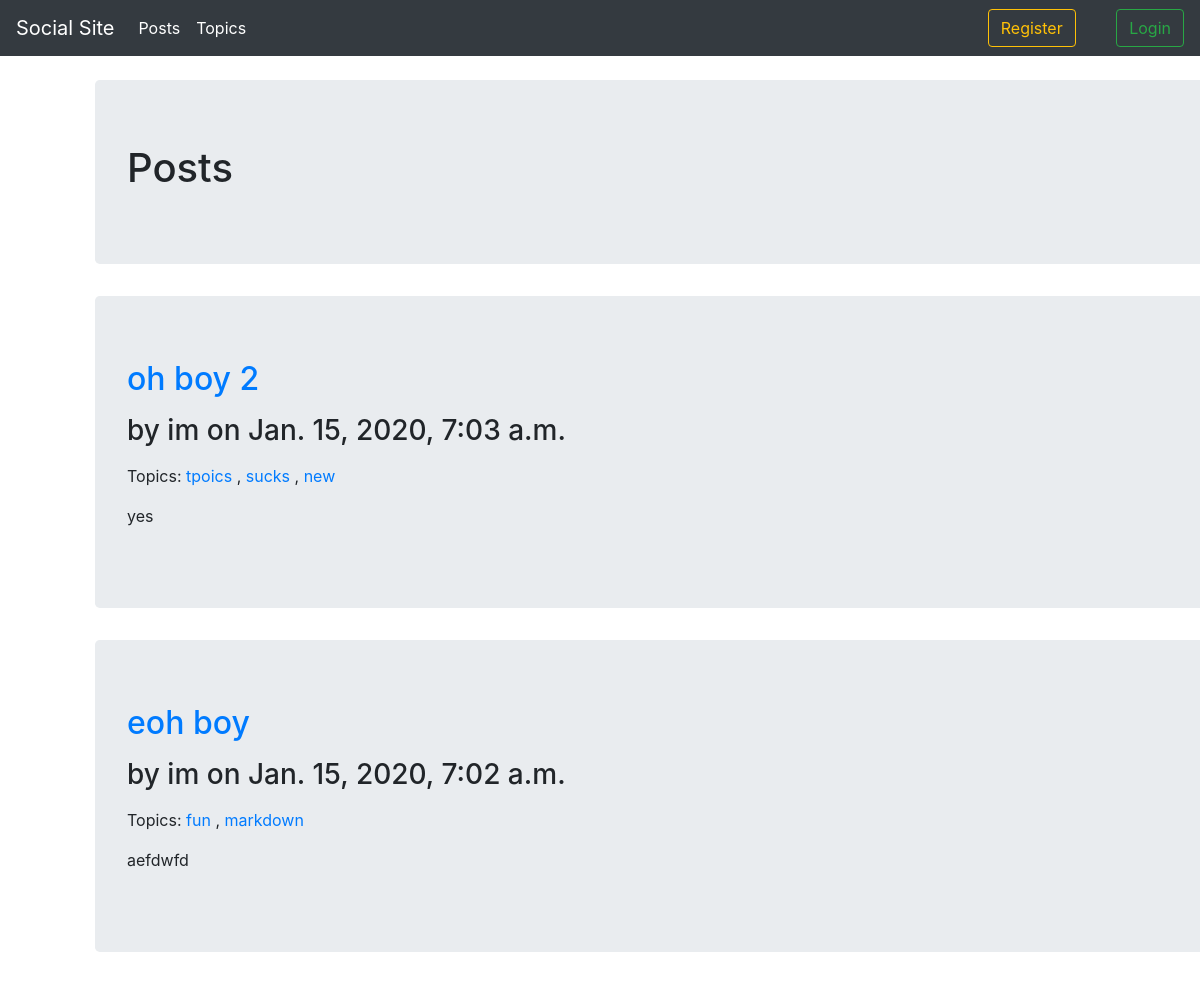
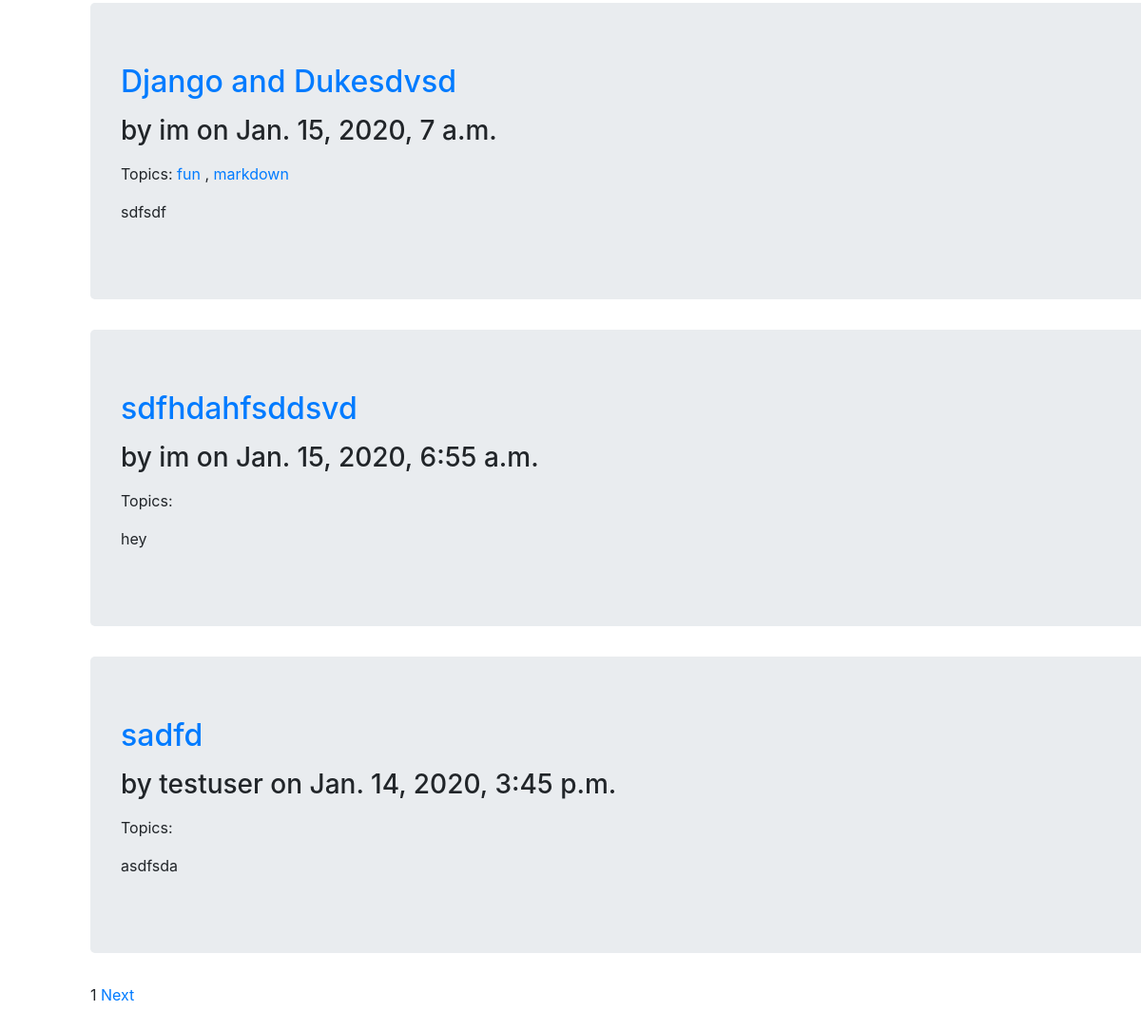
/posts/, run on the app's committed database (2 pictures, top to bottom).
### posts/models.py (models this page shows, shortened)
class Post(models.Model):
	STATUS_CHOICES = (('draft', 'Draft'), ('published', 'Published'),)
	title = models.CharField(max_length=250)
	slug = models.SlugField(max_length=250, unique=True)
	author = models.ForeignKey(User, on_delete=models.CASCADE, related_name='posts')
	body = models.TextField()
	publish = models.DateTimeField(default=timezone.now)
	created = models.DateTimeField(auto_now_add=True)
	updated = models.DateTimeField(auto_now=True)
	status = models.CharField(max_length=10, choices=STATUS_CHOICES, default='draft')
	objects = models.Manager()
	published = PublishedManager()
	drafts = DraftManager()
	topics = TaggableManager()
	class Meta:
		ordering = ('-publish',)
	def get_absolute_url(self):
		return reverse('posts:post_detail', args=[self.pk, self.slug])

### posts/views.py (the view)
# urls.py: path('', views.posts_home, name='posts_home'),
def posts_home(request, topic_slug=None):
	object_list = Post.published.all()
	topic = None
	if topic_slug:
		topic = get_object_or_404(Tag, slug=topic_slug)
		object_list = object_list.filter(topics__in=[topic])
	paginator = Paginator(object_list, 5)
	page = request.GET.get('page')
	try:
		posts = paginator.page(page)
	except PageNotAnInteger:
		posts = paginator.page(1)
	except EmptyPage:
		posts = paginator.page(paginator.num_pages)
	return render(request, 'posts/posts_home.html', {'posts':posts, 'page': page, 'topic':topic})

### posts/models.py (called while the page is built)
	def get_queryset(self):
		return super(PublishedManager, self).get_queryset().filter(status='published')

### posts/templatetags/posts_tags.py (called while the page is built)
@register.filter(name='markdown')
def markdown_format(text):
	return mark_safe(markdown.markdown(text))

### templates/posts/posts_home.html (shortened to what this page needs)
{%extends 'base.html'%}
{%load posts_tags%}
{%block content%}
<h1>Posts</h1>
{%endblock%}
{%block content_no_jt%}
{%if posts%}
{%for post in posts%}
<div class="jumbotron">
	<a href="{{ post.get_absolute_url }}"><h2>{{post.title}}</h2></a>
<p>
	<h3> by {{post.author}} on {{post.publish}}</h3>
</p>
<p>Topics:
	{%for topic in post.topics.all %}
		<a href="{%url 'posts:posts_by_topic' topic.slug %}">
			{{topic.name}}
		</a>
		{%if not forloop.last %}, {%endif%}
	{%endfor%}
</p>
{{post.body|markdown|truncatewords_html:10}}
</div>
{%endfor%}
{%include 'posts/pagination.html' with page=posts%}
{%else%}
<p>
	<h3>
		No Posts to show!
	</h3>
</p>
{%endif%}
{%endblock%}

### data on the page
Post: title "oh boy 2", author "im", publish "Jan. 15, 2020, 7:03 a.m.", body "yes"
Tag: name "tpoics"
Tag: name "sucks"
Tag: name "new"
Post: title "eoh boy", author "im", publish "Jan. 15, 2020, 7:02 a.m.", body "aefdwfd"
Tag: name "fun"
Tag: name "markdown"
Post: title "Django and Dukesdvsd", author "im", publish "Jan. 15, 2020, 7 a.m.", body "sdfsdf"
Post: title "sdfhdahfsddsvd", author "im", publish "Jan. 15, 2020, 6:55 a.m.", body "hey"
Post: title "sadfd", author "testuser", publish "Jan. 14, 2020, 3:45 p.m.", body "asdfsda"

### other printed values
{{ page.number }} "1"
